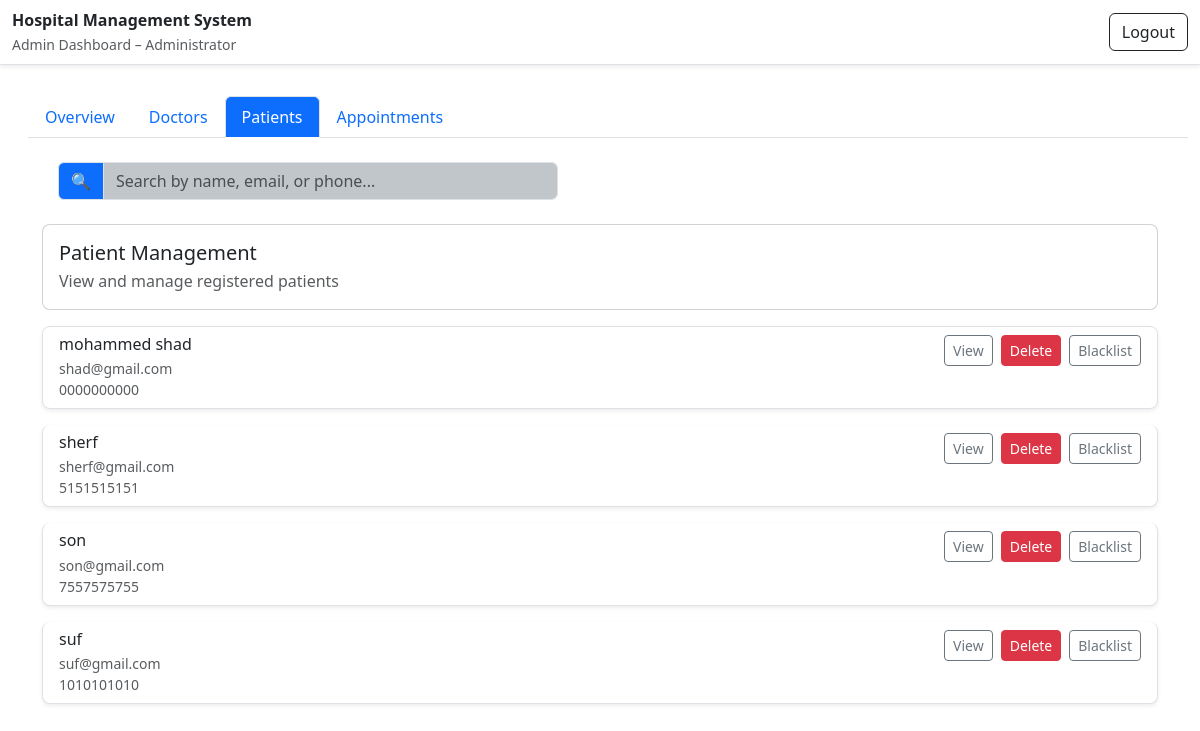
The page /admin/dashboard/patients (signed in) on the database as committed earlier.
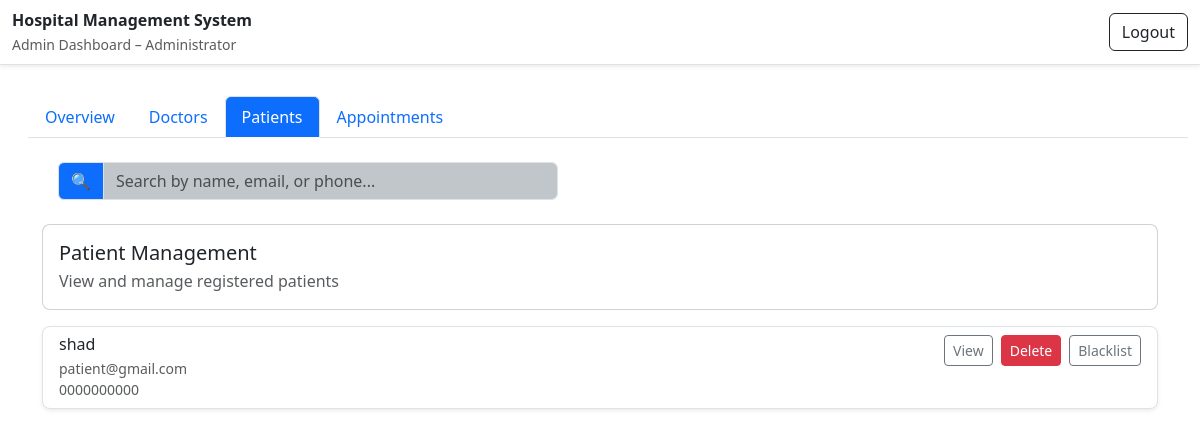
The same page on the database as committed later.
### database/model.py (models this page shows)
class Patient(db.Model):
  patient_id = db.Column(db.Integer, primary_key=True)
  full_name = db.Column(db.String(64), nullable = False)
  email = db.Column(db.String(254), nullable=False, unique=True)
  password = db.Column(db.String(256), nullable=False)
  phone_no = db.Column(db.String(15), nullable = False)
  dob = db.Column(db.Date, nullable=False)
  address = db.Column(db.Text, nullable=False)
  appointments = db.relationship('Appointment', backref='patient', lazy=True)

### controllers/admin.py (the view, shortened to what this page needs)
    @app.route("/admin/dashboard/<role>")
    @admin_required
    def admin_role_tab(role):
        valid_roles = ('overview', 'doctors', 'patients', 'appointments')
        if role not in valid_roles:
            flash('Invalid tab.')
            return redirect(url_for('admin_role_tab', role='overview'))
        q = request.args.get('q', '').strip()
        like = f"%{q}%"
        context = {'role': role, 'q': q}
        if role == 'doctors':
            query = Doctor.query
            if q:
                query = query.filter(
                    or_(
                        Doctor.full_name.ilike(like),
                        Doctor.email.ilike(like)
                    )
                )
            context['doctors'] = query.order_by(Doctor.full_name).all()
            context['departments'] = Department.query.all()
            context['doctor_blacklisted_ids'] = Doctor_blacklist.query.all()
        elif role == 'patients':
            query = Patient.query
            context['patients'] = query.order_by(Patient.full_name).all()
            context['blacklisted_ids'] = Blacklist.query.all()
        elif role == 'appointments':
            context['appointments'] = Appointment.query.order_by(Appointment.date.desc()).all()
        return render_template("admin/dashboard.html", **context)

### controllers/admin.py (called while the page is built)
def admin_required(view_func):
    @wraps(view_func)
    def wrapper(*args, **kwargs):
        if 'user_id' not in session:
            flash('Please log in first.')
            return redirect(url_for('login'))
        if session.get('role') != 'admin':
            flash('Access denied: Admins only.')
            return redirect(url_for('login'))
        return view_func(*args, **kwargs)
    return wrapper

### templates/admin/dashboard.html (shortened to what this page needs)
{% extends "admin/admin_base.html" %}
{% block content %}
<div class="mt-3 ms-3">
  <ul class="nav nav-tabs">
    <li class="nav-item">
      <a class="nav-link {% if role == 'overview' %}active{% endif %}"
         href="{{ url_for('admin_role_tab', role='overview') }}">Overview</a>
    </li>
    <li class="nav-item">
      <a class="nav-link {% if role == 'doctors' %}active{% endif %}"
         href="{{ url_for('admin_role_tab', role='doctors') }}">Doctors</a>
    </li>
    <li class="nav-item">
      <a class="nav-link {% if role == 'patients' %}active{% endif %}"
         href="{{ url_for('admin_role_tab', role='patients') }}">Patients</a>
    </li>
    <li class="nav-item">
      <a class="nav-link {% if role == 'appointments' %}active{% endif %}"
         href="{{ url_for('admin_role_tab', role='appointments') }}">Appointments</a>
    </li>
  </ul>
</div>
<div class="container mt-4">
  {% if role == 'overview' %}
    {% include 'admin/parts/overview.html' %}
  {% elif role == 'doctors' %}
    {% include 'admin/parts/doctors.html' %}
  {% elif role == 'patients' %}
    {% include 'admin/parts/patients.html' %}
  {% elif role == 'appointments' %}
    {% include 'admin/parts/appointments.html' %}
  {% endif %}
</div>
{% endblock %}

### templates/admin/parts/patients.html (shortened to what this page needs)
<div class=" justify-content-center mt-3 mb-4" style="max-width:500px; margin-left:1rem;" >
  <div class="mb-3">
    <form method="get" action="{{ url_for('admin_role_tab', role=role) }}" >
      <div class="input-group">
        <span class="input-group-text" style="background-color: #0d6efd;">🔍</span>
        <input type="search" name="q"
       value="{{ request.args.get('q','') }}"
       class="form-control"
       placeholder="Search by name, email, or phone..."
       style="background-color: #c0c6c9;">
      </div>
    </form>
  </div>
</div>
<div class="card rounded-3 mb-3 p-3">
  <h5 class="mb-1">Patient Management</h5>
  <p class="text-muted mb-0">View and manage registered patients</p>
</div>
<div class="list-group">
  {% if patients %}
    {% if blacklisted_ids %}
      {% set blacklisted_ids = blacklisted_ids | map(attribute='patient_id') | list %}
    {% else %}
      {% set blacklisted_ids = [] %}
    {% endif %}
    {% for p in patients %}
      {% set pid = p.patient_id %}
      <div class="list-group-item list-group-item-action mb-3 rounded-3 shadow-sm
                  {% if pid in blacklisted_ids %}opacity-75{% endif %}">
        <div class="d-flex justify-content-between align-items-start">
          <div>
            <div class="d-flex align-items-center gap-2">
              <h6 class="mb-0">{{ p.full_name }}</h6>
            </div>
            <div class="text-muted small mt-1">{{ p.email }}</div>
            <div class="text-muted small">{{ p.phone_no }}</div>
          </div>
          <div class="d-flex align-items-center gap-2">
            <a href="{{ url_for('view_patient', patient_id=pid) }}"
                class="btn btn-outline-secondary btn-sm">View</a>
            <form method="post"
                  action="{{ url_for('delete_patient', patient_id=pid) }}"
                  onsubmit="return confirm('Delete this patient?');"
                  style="display:inline;">
              <button type="submit" class="btn btn-danger btn-sm">Delete</button>
            </form>
            {% if pid in blacklisted_ids %}
              <form method="post" action="{{ url_for('unblacklist_patient', patient_id=pid) }}" style="display:inline;">
                <button type="submit" class="btn btn-success btn-sm">Unblacklist</button>
              </form>
            {% else %}
              <form method="post" action="{{ url_for('blacklist_patient', patient_id=pid) }}" style="display:inline;">
                <button type="submit" class="btn btn-outline-secondary btn-sm">Blacklist</button>
              </form>
            {% endif %}
          </div>
        </div>
      </div>
    {% endfor %}
  {% else %}
    <div class="alert alert-secondary">No patients found.</div>
  {% endif %}
</div>

Rows that differ between the two databases and show on the page:
removed Patient: full_name "sherf", email "sherf@gmail.com", phone_no "5151515151"
removed Patient: full_name "son", email "son@gmail.com", phone_no "7557575755"
removed Patient: full_name "suf", email "suf@gmail.com", phone_no "1010101010"
changed Patient: full_name "mohammed shad" → "shad"; email "shad@gmail.com" → "patient@gmail.com"
